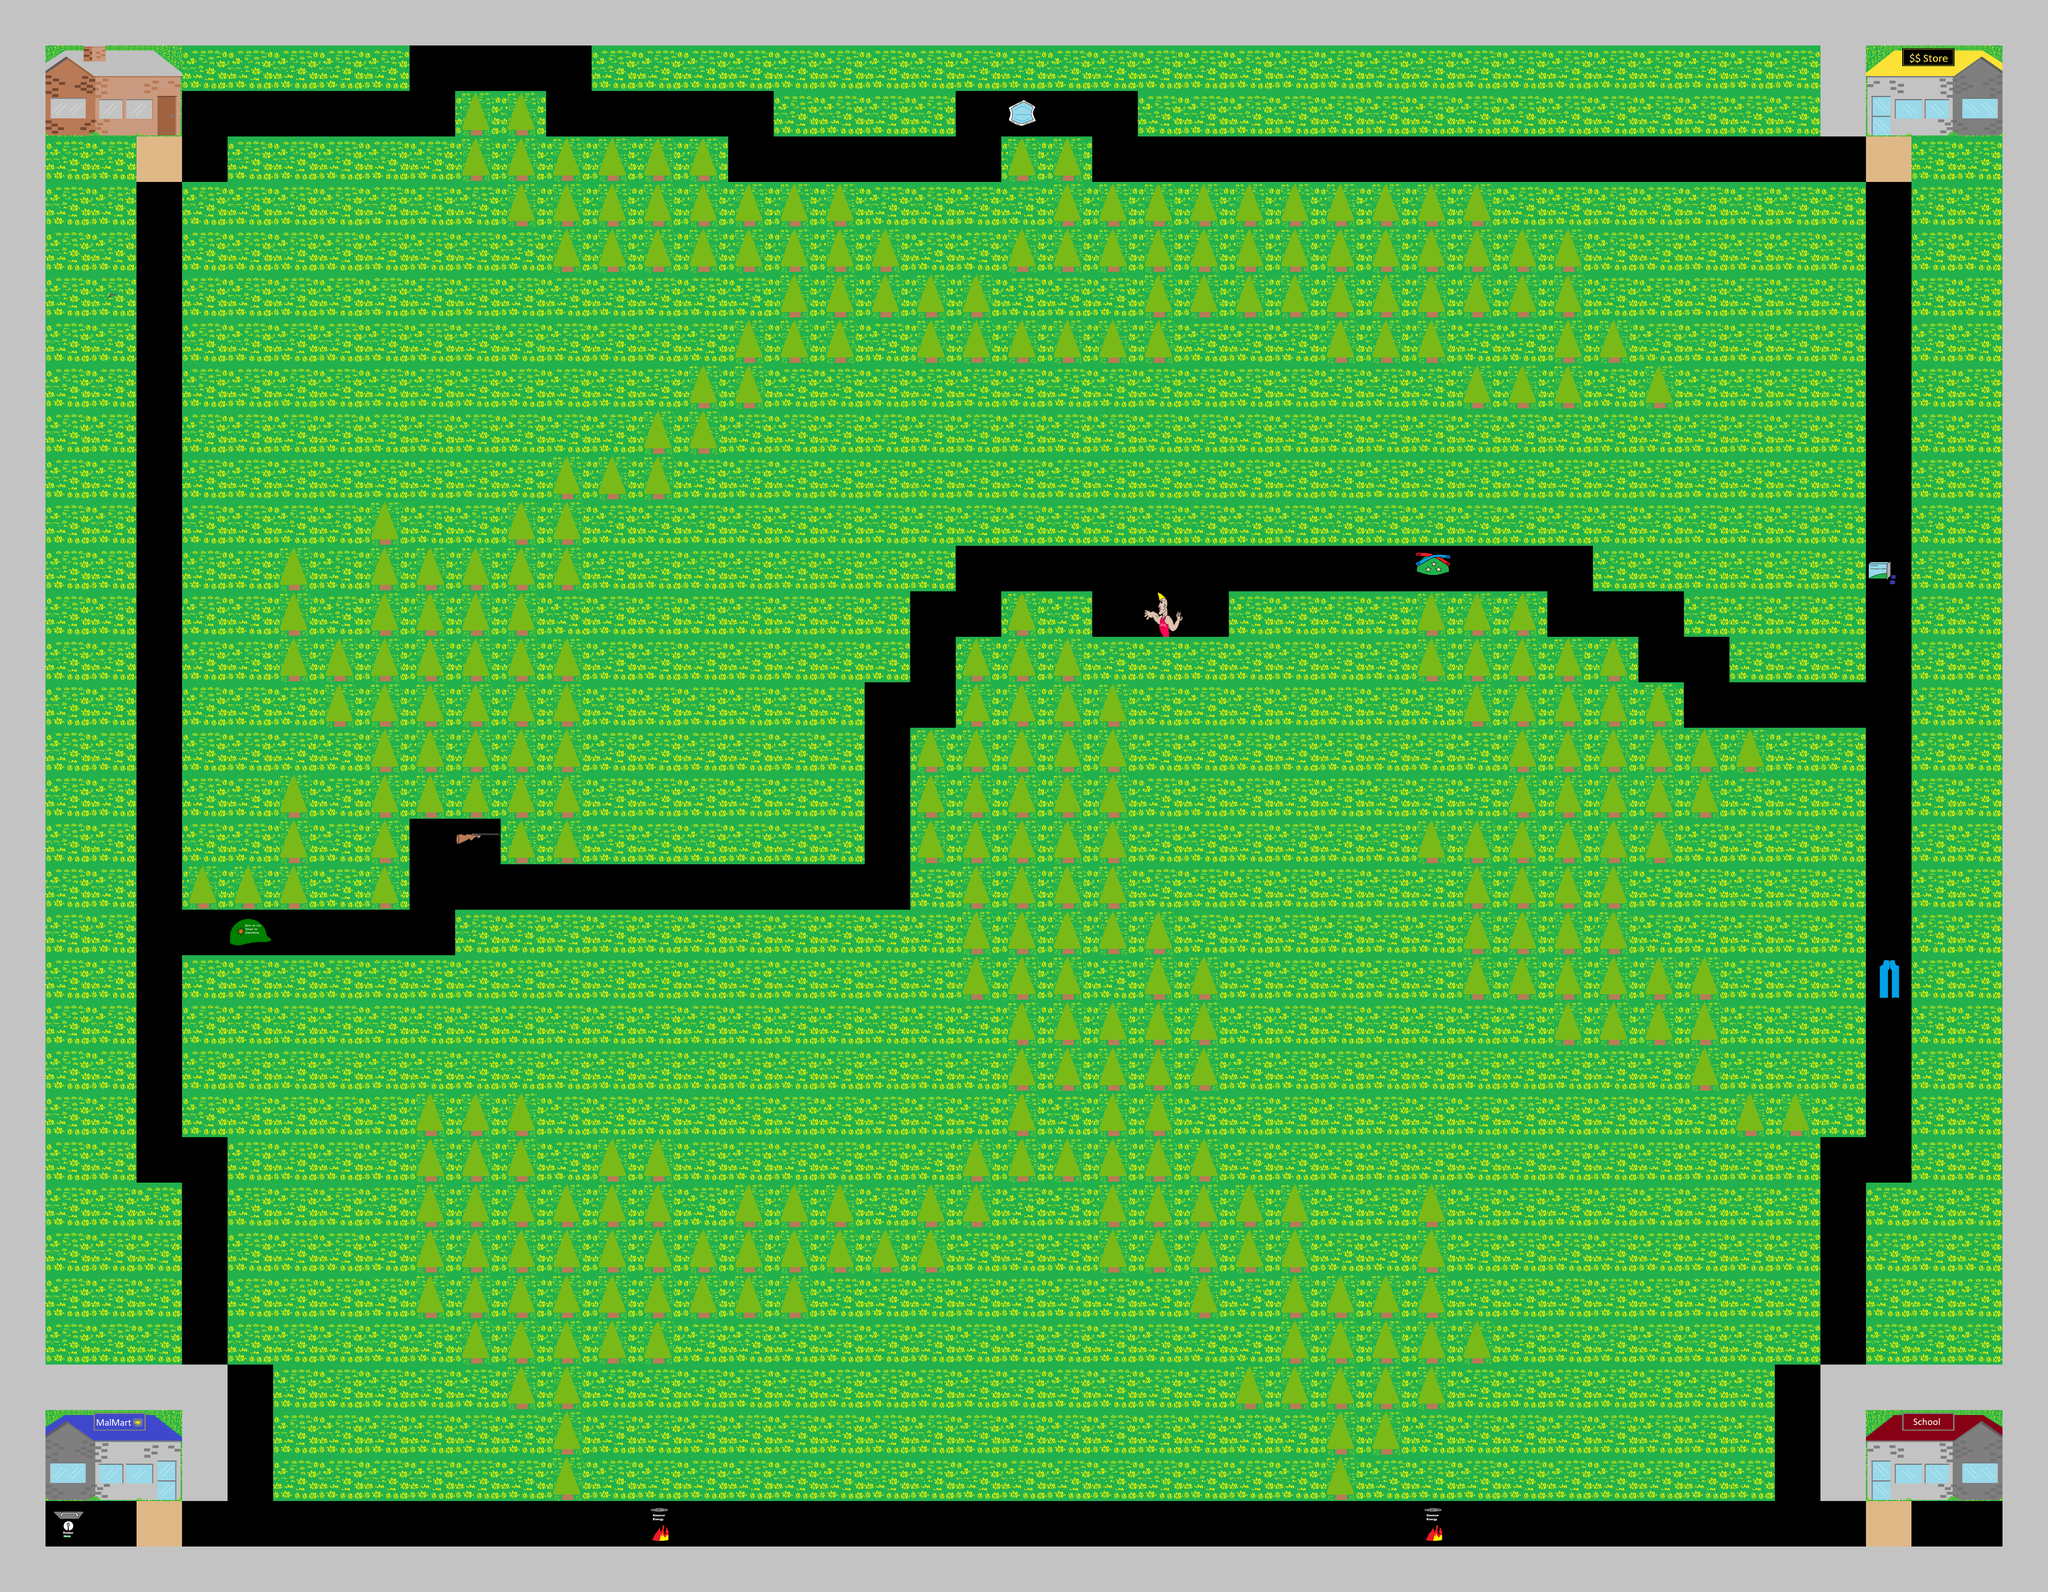

This is a level from a 2D game, rendered from its Tiled map with the project's own tilesets. A one-line summary and the map file follow, with tile-layer data summarised:
An orthogonal 45x35 tile map with 128x128 px tiles, 5 tile layers (Finished_Event, Dialogue_Events, Background, walls, ...), 4 tilesets.

<map version="1.4" tiledversion="1.4.0" orientation="orthogonal" renderorder="right-down" width="45" height="35" tilewidth="128" tileheight="128" infinite="0" nextlayerid="8" nextobjectid="1">
 <tileset firstgid="1" name="my_tiles" tilewidth="384" tileheight="256" tilecount="7" columns="0">
  <grid orientation="orthogonal" width="1" height="1" />
  <tile id="1">
   <image width="128" height="128" source="grass.png" />
  </tile>
  <tile id="6">
   <image width="128" height="128" source="wallTile.png" />
  </tile>
  <tile id="8">
   <image width="128" height="128" source="tree.png" />
  </tile>
  <tile id="10">
   <image width="384" height="256" source="house1.png" />
  </tile>
  <tile id="12">
   <image width="384" height="256" source="$store.png" />
  </tile>
  <tile id="14">
   <image width="384" height="256" source="Malmart.png" />
  </tile>
  <tile id="15">
   <image width="384" height="256" source="School.png" />
  </tile>
 </tileset>
 <tileset firstgid="17" name="my_tiles" tilewidth="128" tileheight="128" tilecount="1" columns="0">
  <grid orientation="orthogonal" width="1" height="1" />
  <tile id="0">
   <image width="128" height="128" source="wallTile.png" />
  </tile>
 </tileset>
 <tileset firstgid="18" source="Dialogue_Events.tsx" />
 <tileset firstgid="43" name="my_tiles" tilewidth="128" tileheight="128" tilecount="8" columns="0">
  <grid orientation="orthogonal" width="1" height="1" />
  <tile id="0">
   <image width="128" height="128" source="wallTile.png" />
  </tile>
  <tile id="1">
   <image width="128" height="128" source="Door.png" />
  </tile>
  <tile id="2">
   <properties>
    <property name="ID" type="int" value="100" />
   </properties>
   <image width="128" height="128" source="tile3.png" />
  </tile>
  <tile id="3">
   <image width="128" height="128" source="tile4.png" />
  </tile>
  <tile id="4">
   <properties>
    <property name="ID" value="101" />
   </properties>
   <image width="128" height="128" source="tile5.png" />
  </tile>
  <tile id="5">
   <image width="128" height="128" source="aisle_top1.png" />
  </tile>
  <tile id="6">
   <image width="128" height="128" source="aisle_top2.png" />
  </tile>
  <tile id="7">
   <image width="128" height="128" source="toilet paper.png" />
  </tile>
 </tileset>
 <layer id="6" name="Finished_Event" width="45" height="35">
  <data>[1575 cells, 3 non-empty, 1 distinct tile ids]</data>
 </layer>
 <layer id="4" name="Dialogue_Events" width="45" height="35">
  <data>[1575 cells, 23 non-empty, 18 distinct tile ids]</data>
 </layer>
 <layer id="2" name="Background" width="45" height="35">
  <data>[1575 cells, 1347 non-empty, 4 distinct tile ids]</data>
 </layer>
 <layer id="1" name="walls" width="45" height="35">
  <data>[1575 cells, 596 non-empty, 3 distinct tile ids]</data>
 </layer>
 <layer id="3" name="buildings" width="45" height="35">
  <data>[1575 cells, 3 non-empty, 3 distinct tile ids]</data>
 </layer>
</map>
